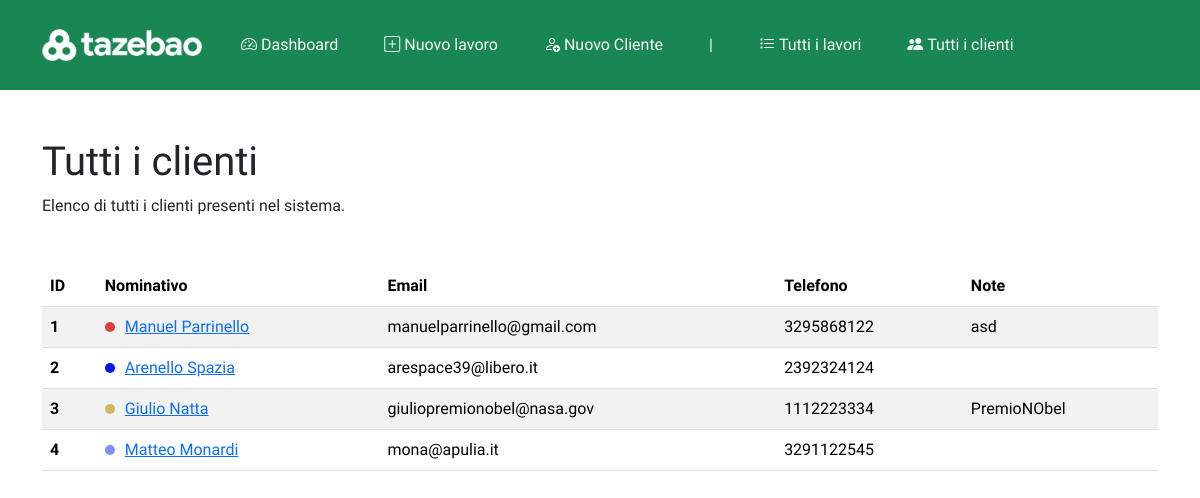
Page /clienti on the earlier database version.
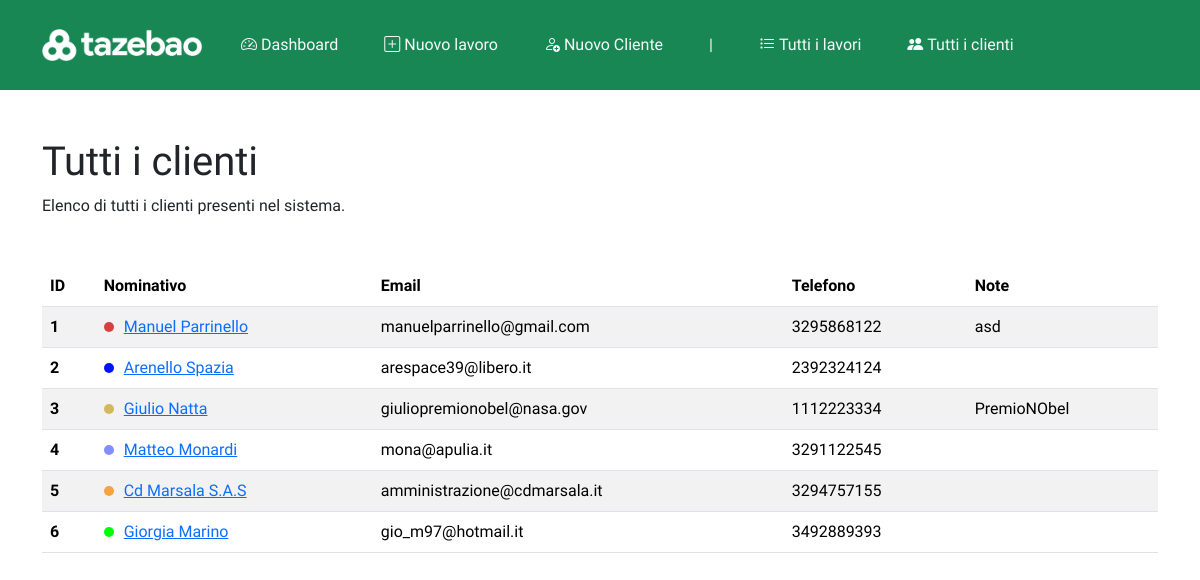
Same page on the later database version.
### app.py (models this page shows, shortened)
class Cliente(db.Model):
    __tablename__ = 'clienti'
    id = db.Column(db.Integer, primary_key=True)
    name = db.Column(db.String(100), nullable=False)
    email = db.Column(db.String(100), nullable=False)
    telefono = db.Column(db.String(20), nullable=False)
    lavori = db.relationship('Lavoro', backref='cliente', lazy=True)
    note = db.Column(db.Text, nullable=True)
    colore = db.Column(db.String(20), nullable=True)

### app.py (the view)
@app.route('/clienti')
def clienti():
    clienti_list = Cliente.query.all()
    return render_template('clienti.html', clienti=clienti_list)

### templates/clienti.html (shortened to what this page needs)
{% extends "base.html" %}
{% block content %}
<h1>Tutti i clienti</h1>
<p class="mb-4">Elenco di tutti i clienti presenti nel sistema.</p>
<div class="container p-0 mt-5">
    <table class="table table-striped">
        <thead>
            <tr>
                <th scope="col">ID</th>
                <th scope="col">Nominativo</th>
                <th scope="col">Email</th>
                <th scope="col">Telefono</th>
                <th scope="col">Note</th>
            </tr>
        </thead>
        <tbody>
            {% for cliente in clienti %}
            <tr>
                <th scope="row">{{ cliente.id }}</th>
                <td><a href="{{ url_for('cliente_page', cliente_id=cliente.id) }}"><span class="cliente-bullet" style="background-color: {{ cliente.colore }} !important;"></span>{{ cliente.name }}</a></td>
                <td>{{ cliente.email }}</td>
                <td>{{ cliente.telefono }}</td>
                <td>{{ cliente.note }}</td>
            </tr>
            {% endfor %}
        </tbody>
</div>
{% endblock %}

Differences in the rows shown:
added Cliente: id "5", name "Cd Marsala S.A.S", email "amministrazione@cdmarsala.it", telefono "3294757155"
added Cliente: id "6", name "Giorgia Marino", email "gio_m97@hotmail.it", telefono "3492889393"
